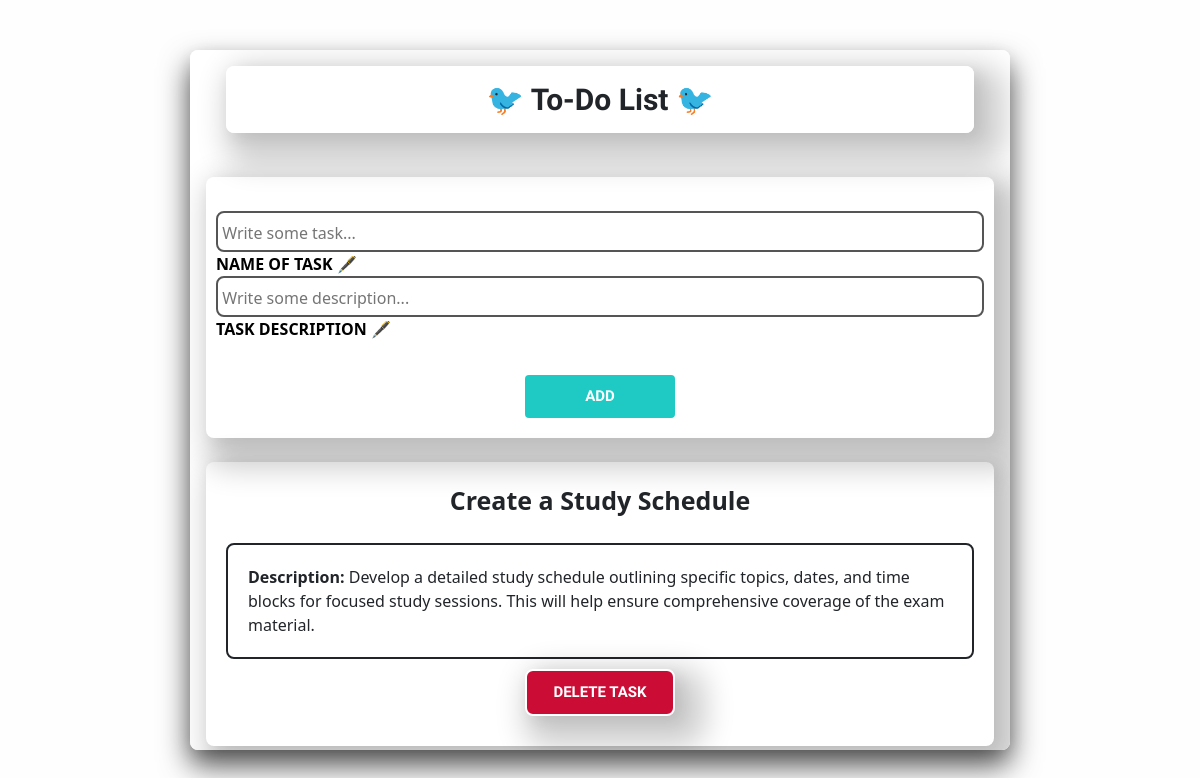
Screenshot of /todo_list with the database file from the repository.
### main/models.py (models this page shows, shortened)
class ToDoTask(models.Model):
    title = models.CharField('Task Name', max_length=100, default='')
    description = models.CharField('Description of task', max_length=255, default='')
    class Meta:
        verbose_name = 'Task'
        verbose_name_plural = 'Tasks'

### main/views.py (the view, shortened to what this page needs)
# urls.py: path('todo_list', views.index, name='todopage'),
def index(request):
    error = ''
    form = ToDoTaskForm()
    tasks = ToDoTask.objects.all()
    data = {
        'form' : form,
        'error': error,
        'tasks': tasks,
    }
    return render(request, 'main/todo_list.html', data)

### main/forms.py
class ToDoTaskForm(ModelForm):
    class Meta:
        model = ToDoTask
        fields = ['title', 'description']
        widgets = {
            "title" : TextInput(attrs={
                'placeholder': " Write some task..."
            }),
            "description": TextInput(attrs={
                'placeholder': " Write some description..."
            })
        }

### main/templates/main/todo_list.html (shortened to what this page needs)
{% load static %}
<!DOCTYPE html>
<html lang="en">
<head>
    <link rel="stylesheet" href="{% static 'main/css/todo_style.css' %}">
    <link href="https://cdn.jsdelivr.net/npm/bootstrap@5.3.2/dist/css/bootstrap.min.css" rel="stylesheet"
>
</head>
<body>
    <div class="main">
        <div class="task_maker" style="text-align:center;">
            <p class="name_of_todo_list"><b>🐦 To-Do List 🐦</b></p>
        </div>
        <br>
        <div class="tasks">
            <div class="task_list">
            <div class="new_task_box">
                    <form id="todo_form" method="POST">
                        <br>
                        <div class="input-container">
                            {{ form.title }}
                            <label><b>  NAME OF TASK</b> 🖋</label>
                        </div>
                        <div class="input-container">
                            {{ form.description }}
                            <label>{% filter upper %} <b>   task description </b>🖋{% endfilter %}</label>
                        </div>
                        <br>
                        <div class="all_buttons" id="create_button" style="display: flex; justify-content: center;">
                            <button type="submit" class="button_add"><b> ADD </b></button>
                        </div>
                    </form>
                </div>
                {% if tasks %}
                    {% for el in tasks %}
                    <br>
                    <div class="task_window">
                        <div class="title_task" style="text-align: center; font-size: 25px;"><b>{{ el.title }}</b></div>
        <br>
        <div class="desc_task"><b>Description:</b> {{ el.description }}</div>
        <div class="del_but" id="delete_button" style="display: flex; justify-content: center;">
            <form method="post" action="{% url 'delete_task' pk=el.pk %}">
                <button class="delete_button" type="submit"><b>DELETE TASK</b></button>
            </form>
        </div>
                        </div>
                    {% endfor %}
                {% else %}
                    <br>
                    <div class="new_task_box">
                        <p class="enemy_text" style="text-align:center;"> 📋 <b> No tasks to display. <br> You can start adding tasks by filling out the form higher. 📝 </b></p>
                    </div>
                    <br>
                {% endif %}
            </div>
                </div>
        </div>
</body>
</html>

### main/static/main/css/todo_style.css (style rules this page uses)
.main { padding: 1rem; width: 820px; height: 700px; box-shadow: 0 15px 30px 0 rgba(0,0,0,0.70), 0 5px 15px 0 rgba(0,0,0,0.08); background-color: #FFFFFF; border-radius: 0.5rem; transition: border-left 300ms ease-in-out, padding-left 300ms ease-in-out; overflow-y: auto; }
.task_maker { border-bottom-left-radius: 1rem; border-bottom-right-radius: 1rem; border-radius: 1rem; }
.name_of_todo_list { font-size: 30px; font-family: 'Gabarito', cursive; border: 1px solid rgb(255, 255, 255); padding: 10px; border-radius: 0.5rem; box-shadow: 15px 15px 30px 15px rgba(0, 0, 0, 0.2), 5px 5px 15px 0 rgba(0,0,0,0.08); background-color: solid rgb(78, 180, 248, 0,25); }
.task_maker { margin: 20px 20px; }
.main > :first-child { margin-top: 0; }
.main > :last-child { margin-bottom: 0; }
body { display: flex; justify-content: center; align-items: center; height: 100vh; margin: 0; background-color: rgb(254, 254, 255) !important; background-image: url("https://www.pngplay.com/wp-content/uploads/9/Internet-Website-PNG-Photos.png"); }
.delete_button { border-radius: 4px; background-color: #cb0d36; border: none; color: #FFFFFF; font-size: 15px; width: 150px; transition: all 0.5s; cursor: pointer; margin: 10px; padding: 10px 20px; font-family: 'Gabarito', cursive; border: 2px solid; padding: 10px; border-radius: 0.5rem; box-shadow: 15px 15px 30px 15px rgba(0, 0, 0, 0.2), 5px 5px 15px 0 rgba(0,0,0,0.08); background-color: solid rgb(78, 180, 248, 0,25); }
.input-container label { position: flex; top:0px; left:0px; font-size:16px; color: black; transition: all 0.5s ease-in-out; }
.input-container input { padding: 20px; border:2px solid #555; border-radius: 0.5rem; background:transparent; width:100%; padding:8px 0 5px 0; font-size:16px; color: black; }
.new_task_box { border: 0px solid rgb(255, 255, 255); padding: 10px; border-radius: 0.5rem; box-shadow: 15px 15px 30px 15px rgba(0, 0, 0, 0.2), 5px 5px 15px 0 rgba(0,0,0,0.08); background-color: solid rgb(78, 180, 248, 0,25); }
.button_add { border-radius: 4px; background-color: #1fcac4; border: none; color: #FFFFFF; font-size: 15px; width: 150px; transition: all 0.5s; cursor: pointer; margin: 10px; padding: 10px 20px; font-family: 'Gabarito', cursive; }
.task_window { border: 0px solid rgb(255, 255, 255); padding: 20px; border-radius: 0.5rem; box-shadow: 15px 15px 30px 15px rgba(0, 0, 0, 0.2), 5px 5px 15px 0 rgba(0,0,0,0.08); background-color: solid rgb(78, 180, 248, 0,25); }
.title_task { border: 0px solid; }
.desc_task { padding: 20px; border: 2px solid; border-radius: 0.5rem; }

### rows the page displays
ToDoTask: title "Create a Study Schedule", description "Develop a detailed study schedule outlining specific topics, dates, and time blocks for focused study sessions. This will help ensure comprehensive coverage of the exam material."
